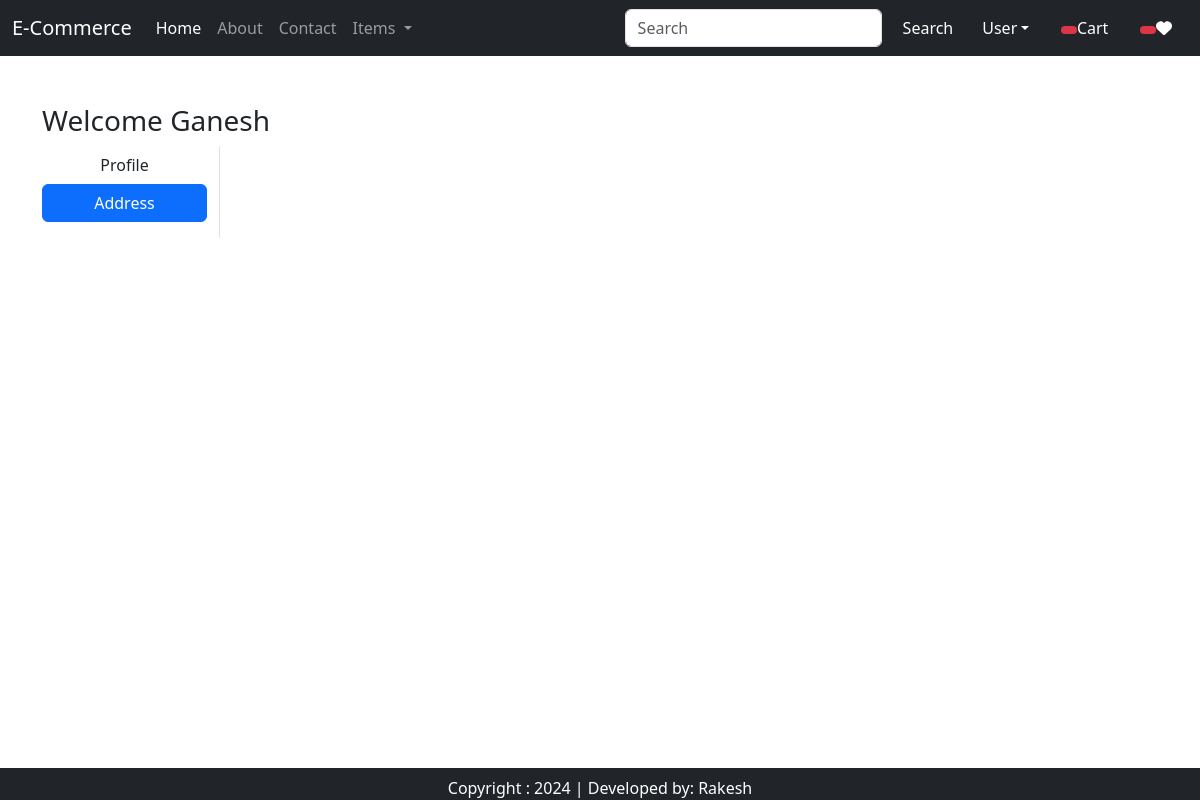
Before: /address (signed in) with the older database file.
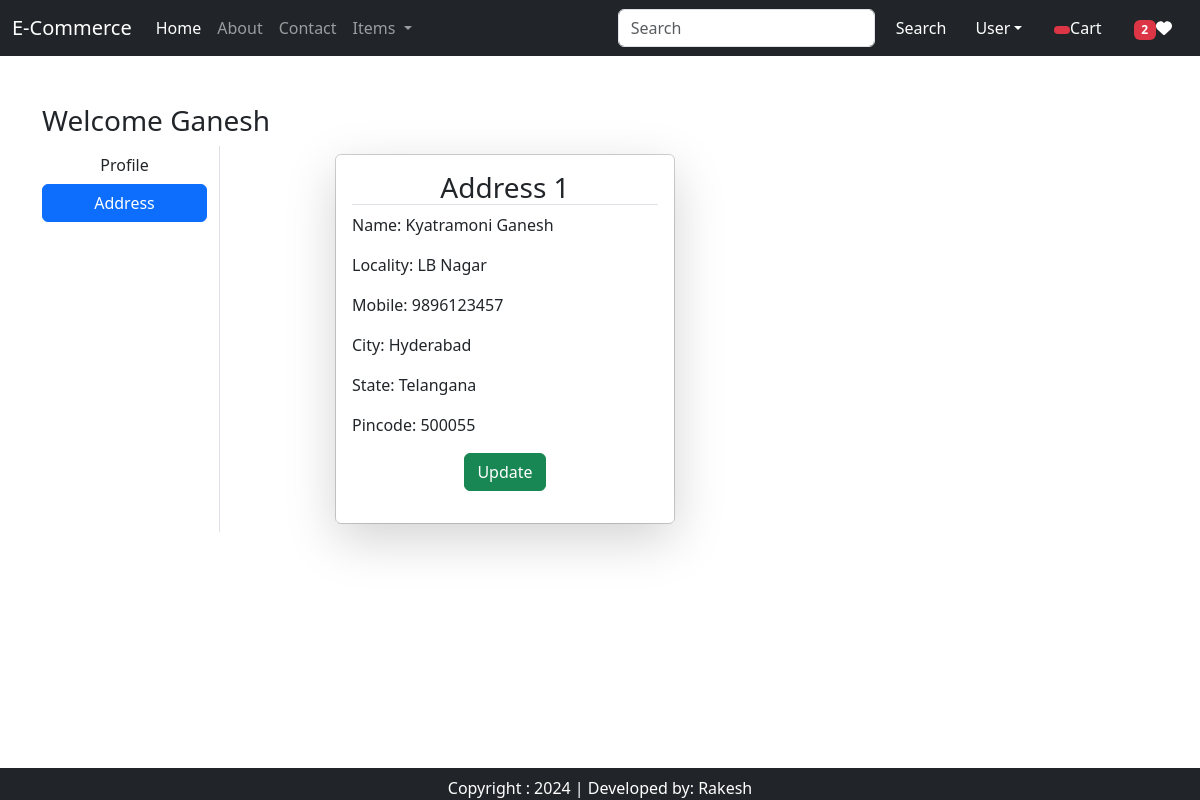
After: the same page with the newer database file.
### EcApp/models.py (models this page shows, shortened)
class Customer(models.Model):
    user = models.ForeignKey(User, on_delete=models.CASCADE)
    name = models.CharField(max_length=200)
    locality = models.CharField(max_length=200)
    city = models.CharField(max_length=50)
    mobile = models.IntegerField(default=0)
    zipcode = models.IntegerField()
    state = models.CharField(choices=STATE_CHOICES, max_length=100)

### EcApp/views.py (the view)
@login_required
def address(request):
    totalitems = 0
    wishitem = 0
    if request.user.is_authenticated:
        totalitems = len(Cart.objects.filter(user=request.user))
        wishitem = len(Wishlist.objects.filter(user=request.user))
    add = Customer.objects.filter(user=request.user)
    return render(request,'address.html',locals())

### EcApp/templates/address.html (shortened to what this page needs)
{% extends 'base.html' %}
{% load static %}
{% block main-content %}
<div class="container my-5">
    <div class="row">
        <h3>Welcome <span class="text-capitalize">{{ request.user }}</span></h3>
        <div class="col-sm-2 border-end">
            <ul class="list-unstyled">
                <li class="d-grid"><a href="{% url 'profile' %}" class="btn ">Profile</a></li>
                <li class="d-grid"><a href="{% url 'address' %}" class="btn btn-primary">Address</a></li>
            </ul>
        </div>
        <div class="col-sm-8 offset-sm-1">
            <div class="row">
                {% for ad in add %}
                    <div class="col-sm-6">
                        <div class="card m-2">
                            <div class="card-body shadow-lg ">
                                <h3 class="border-bottom" style="text-align: center">Address {{forloop.counter}}</h3>
                                <p>Name: {{ad.name}}</p>
                                <p>Locality: {{ad.locality}}</p>
                                <p>Mobile: {{ad.mobile}}</p>
                                <p>City: {{ad.city}}</p>
                                <p>State: {{ad.state}}</p>
                                <p>Pincode: {{ad.zipcode}}</p>
                                <p class="text-center"><a href="{% url 'update_add' pk=ad.id %}" type="button" class="btn btn-success">Update</a></p>
                            </div>
                        </div>
                    </div>
                {% endfor %}
            </div>
        </div>
    </div>
</div>
{% endblock main-content %}

Changed rows visible on the page:
added Customer: name "Kyatramoni Ganesh", locality "LB Nagar", mobile "9896123457", city "Hyderabad", state "Telangana", zipcode "500055"
Other visible differences:
{{ wishitem }}: (not shown) → "2"
